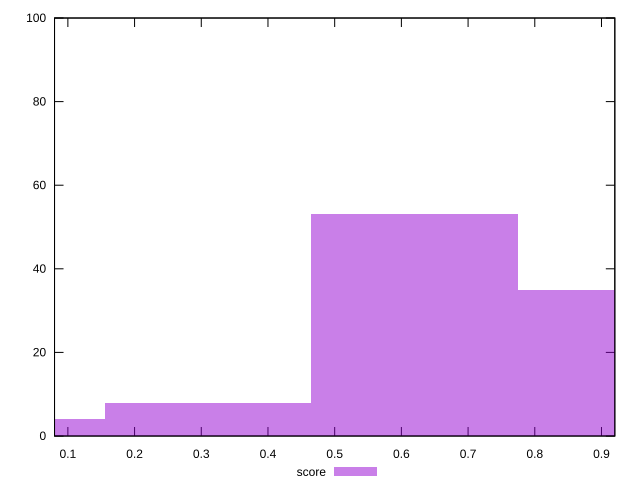

Write the gnuplot code that produced this figure.
reset

$score <<EOF
0.6198361949101615 53
0.9297542923652422 35
0.30991809745508075 8
0 4
EOF

set key outside below
set boxwidth 0.30991809745508075
set xrange [0.08:0.92]
set yrange [0:100]
set trange [0:100]
set style fill transparent solid 0.5 noborder
set terminal svg size 640, 490 enhanced background rgb 'white'
set output "reprap/first-contentful-paint/samples/pages+cached+noexternal+nomedia+nocss/score/histogram.svg"

plot $score title "score" with boxes

reset
